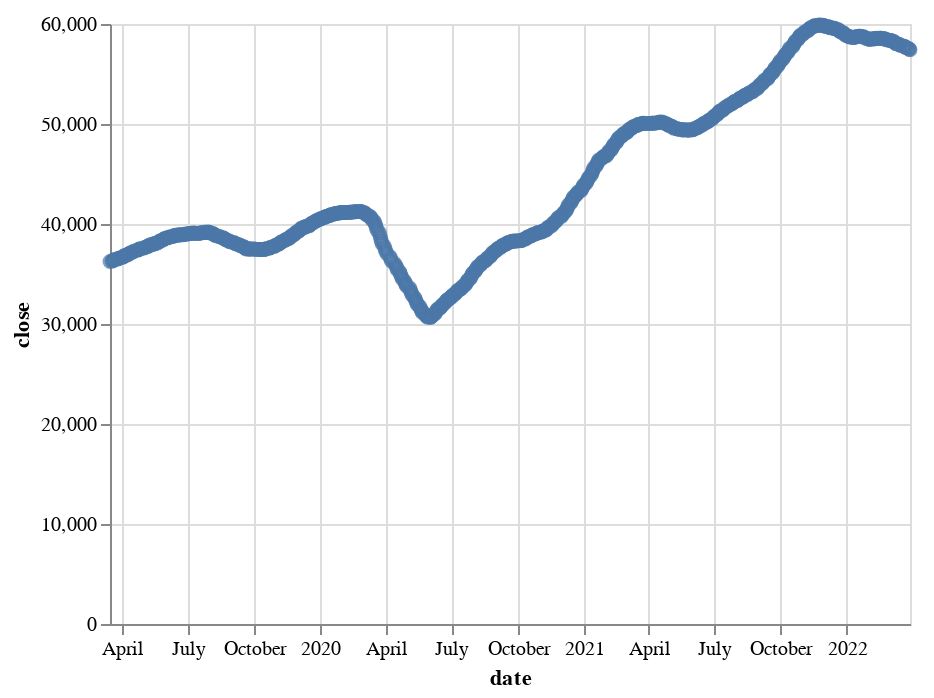

Write notebook code for a chart like this one.
### Code cell
altdata_fiftydays = rollingwindows(50, bse_data)
altdata_fiftydays.reset_index(inplace=True)
altdata_fiftydays.rename(columns={list(altdata_fiftydays)[0]:'date'}, inplace=True)

alt.Chart(altdata_fiftydays).mark_point().encode(
    x='date',
    y='close'
)

### Figure 1 — Vega-Lite specification as saved in the notebook (floating-point values rounded to 4 significant figures; data arrays with more than 128 entries replaced by an {"elided": "..."} marker saying what was removed)
{"config": {"view": {"continuousWidth": 400, "continuousHeight": 300}}, "data": {"name": "data-33051f782ac248731e64cb62dfa7dc9c"}, "mark": "point", "encoding": {"x": {"field": "date", "type": "temporal"}, "y": {"field": "close", "type": "quantitative"}}, "$schema": "https://vega.github.io/schema/vega-lite/v4.17.0.json", "datasets": {"data-33051f782ac248731e64cb62dfa7dc9c": {"elided": "747 records"}}}
